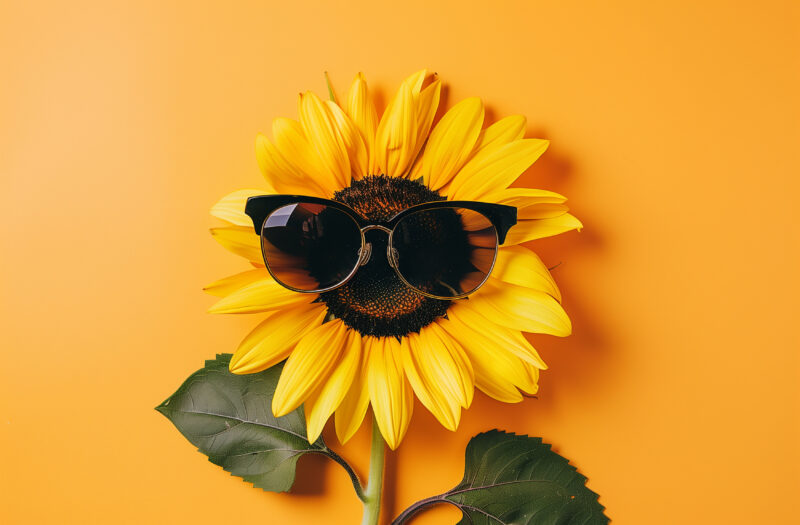
#> input picture code/291_300/img2.jpeg, 800 x 525 px
$ python 298.py
#> lines starting #> are read from the running program, lines starting #| are printed output that depends on the picture
# 298 - Viết chương trình để thay đổi kích thước ảnh

import cv2
from matplotlib import pyplot as plt

# Đường dẫn tới file ảnh
image_path = 'img2.jpeg'

# Đọc ảnh từ file
image = cv2.imread(image_path)
#> image is the input picture: shape (525, 800, 3); mean B, G, R 51.6, 155.2, 219.9

# Kiểm tra xem ảnh đã được đọc thành công chưa
if image is not None:
    # Kích thước mới (chiều rộng và chiều cao)
    new_width = 800
    new_height = 600

    # Thay đổi kích thước ảnh
    resized_image = cv2.resize(image, (new_width, new_height))
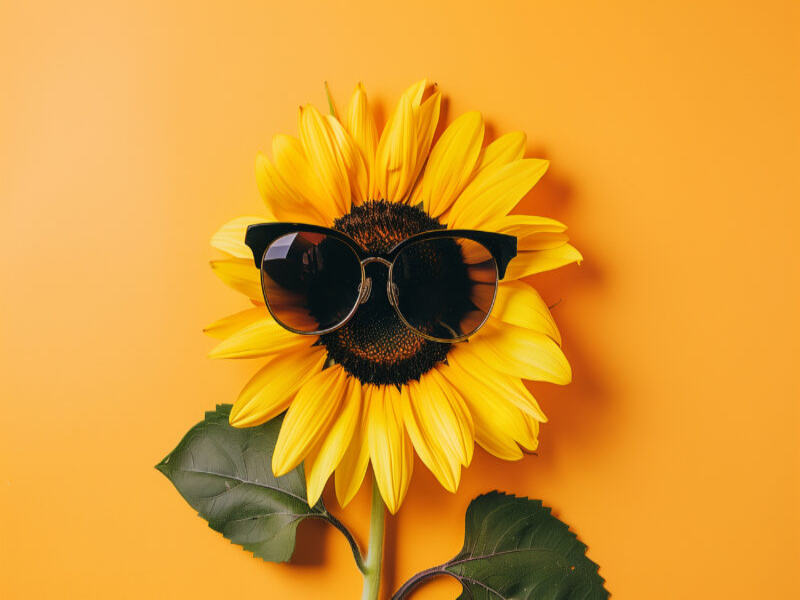
#> resized_image: shape (600, 800, 3); mean B, G, R 51.6, 155.2, 219.9

    # Hiển thị ảnh gốc và ảnh đã thay đổi kích thước
    plt.figure(figsize=(10, 10))

    plt.subplot(1, 2, 1)
    plt.title('Original Image')
    plt.imshow(cv2.cvtColor(image, cv2.COLOR_BGR2RGB))

    plt.subplot(1, 2, 2)
    plt.title('Resized Image')
    plt.imshow(cv2.cvtColor(resized_image, cv2.COLOR_BGR2RGB))

    plt.show()
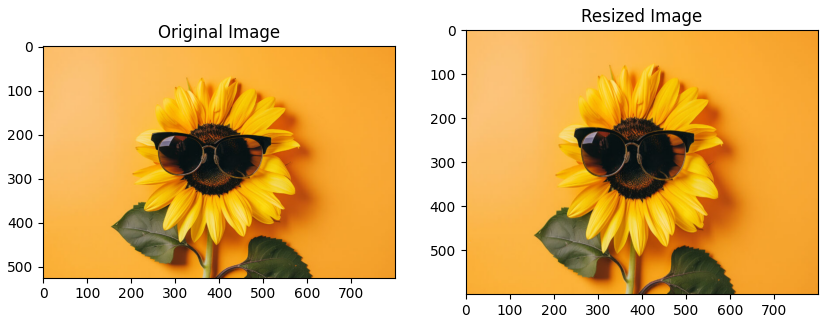
#> figure drawn by matplotlib, 2 panels
else:
    print("Failed to load image. Check the input path and file format.")
